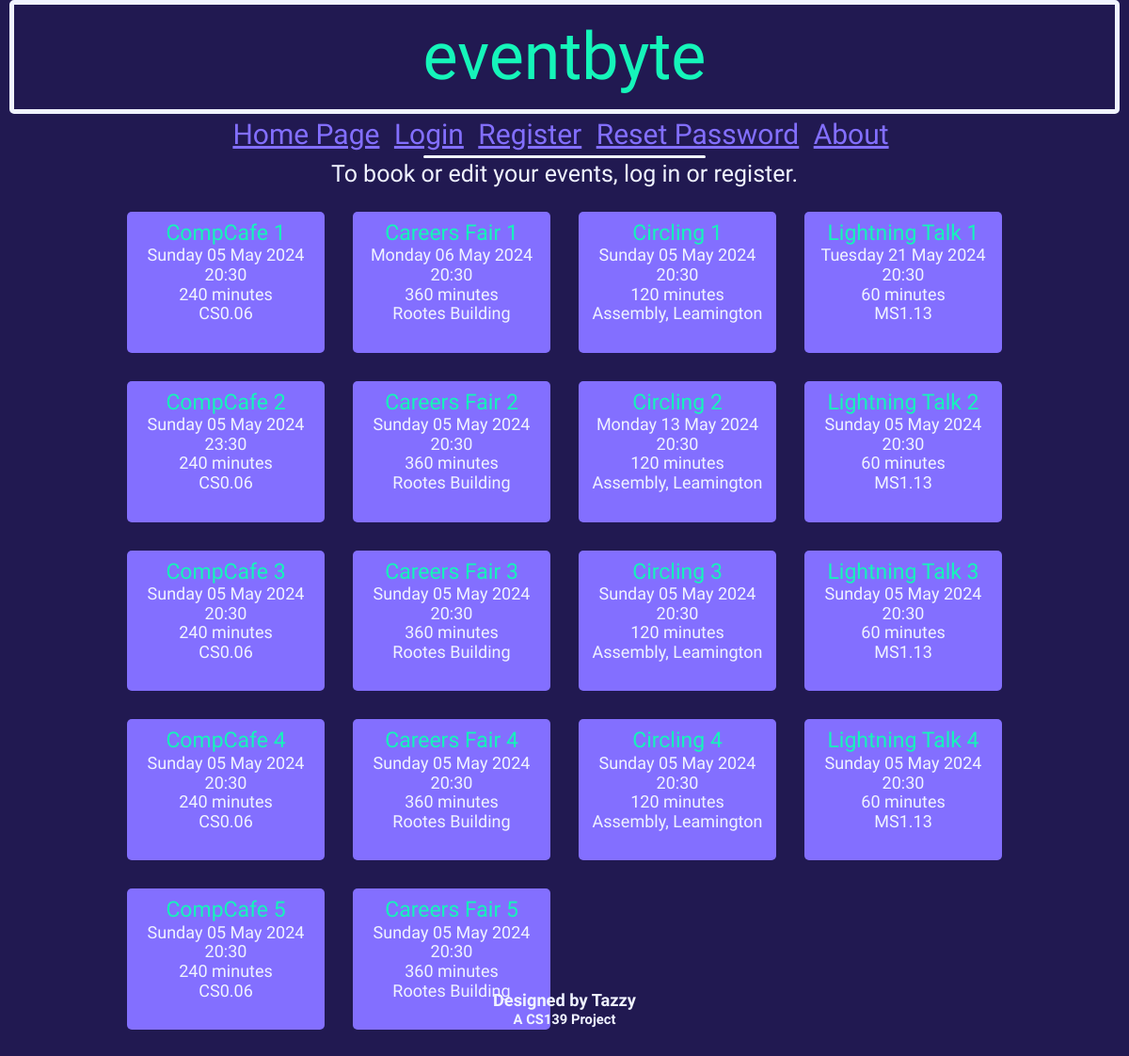
The page /home on the database its author committed.
### db_definition.py (models this page shows, shortened)
class Event(db.Model):
    __tablename__ = "events"
    event_id = db.Column(db.Integer, primary_key = True)
    name = db.Column(db.String(20))
    dateTime = db.Column(db.DateTime)
    duration = db.Column(db.Integer) # Minutes
    capacity = db.Column(db.Integer)
    ticketsSold = db.Column(db.Integer)
    location = db.Column(db.String(50))

### eventbyte.py (the view)
@app.route('/home')
def home():
    updateTickets()
    events=Event.query.all()
    return render_template('home.html', events=events, currTime = datetime.datetime.now())

### eventbyte.py (called while the page is built)
def updateTickets():
    events = Event.query.all()
    for event in events:
        ticketNum = db.session.query(Ticket).where(Ticket.event_id == event.event_id, Ticket.status == "Upcoming").count()
        event.ticketsSold = ticketNum
        if event.ticketsSold >= (0.95 * event.capacity):
            sendEmail(user=User.query.filter_by(userClass="super").first(), event=event, EVENTNEARFULL=True)
        if event.dateTime <= datetime.datetime.now():
            tickets = db.session.query(Ticket).where(Ticket.event_id == event.event_id)
            for ticket in tickets:
                ticket.status = "Completed"
    db.session.commit()

### templates/home.html (shortened to what this page needs)
{% extends 'base.html' %}
{% block heading %}
    {% if current_user.is_authenticated %}
        <div class="title subtitle">
            Welcome, {{ current_user.username }}
        </div>
    {% else %}
        <div class="title" id="mainTitle">
            eventbyte
        </div>
    {% endif %}
{% endblock %}
{% block content %}
    {% with messages = get_flashed_messages() %}
        {% if messages %}
        <div class="loginFlashes">
            {% for message in messages %}
            <p> {{ message }} </p>
            {% endfor %}
        </div>
        {% else %}
            {% if not current_user.is_authenticated %}
                <h3 class="standardContent" style="text-align: center; margin-top: 3px;">To book or edit your events, log in or register.</h3>
            {% else %}
                <br>
            {% endif %}
        {% endif %}
    {% endwith %}
    {% include "eventList.html" %}
    <br><br>
{% endblock %}

### templates/eventList.html (shortened to what this page needs)
<div class="eventsList">
    {% for event in events %}
        {% if event.dateTime > currTime %}
            <div class="event">
                <a href="/viewEvent?eventid={{event.event_id}}" style="text-decoration: none;"><span class="titleRef" style="font-size: 23px;">{{ event.name }}</span></a><br>
                {{ event.dateTime.strftime('%A') }} {{ event.dateTime.strftime('%d') }} {{ event.dateTime.strftime('%b') }} {{ event.dateTime.strftime('%Y') }}<br>
                {{ event.dateTime.strftime('%H') }}:{{ event.dateTime.strftime('%M') }}<br>
                {{ event.duration }} minutes<br>
                {{ event.location }}<br>
                {% if current_user.userClass == "super" %}
                    {{ event.capacity - event.ticketsSold }} seats left<br><br>
                {% elif event.ticketsSold == event.capacity %}
                    <span style="color: red;"><strong>SOLD OUT</strong></span><br>
                {% elif (event.ticketsSold >= (0.95 * event.capacity)) %}
                    <span style="color: red;"><strong>TICKETS LOW</strong></span><br>{{event.capacity - event.ticketsSold}} tickets left.<br>
                {% else %}
                    <br>
                {% endif %}
            </div>
        {% endif %}
    {% endfor %}
</div>

### static/css/retro.css (style rules this page uses)
body { background-color: #211951; }
.title { margin: auto; width: 95%; border: #F0F3FF 5px solid; padding: 15px; font-family: 'Anta', serif; font-size: 70px; color: #15F5BA; border-radius: 5px; text-align: center; position: relative; }
#mainTitle { left: 0px; }
.standardContent { font-family: 'Kanit', sans-serif; font-weight: 400; font-style: normal; color: #F0F3FF; font-size: 25px; margin-left: 30px; margin-right: 30px; }
.titleRef { color: #15F5BA; font-family: 'Anta', serif; }
.eventsList { display: grid; grid-gap: 30px; justify-content: center; grid-template-columns: repeat(4, calc(25% - 30px)); width: 80%; margin: auto; text-align: center; font-family: 'Kanit', sans-serif; font-weight: 400; font-style: normal; font-size: 18px; color: #F0F3FF; }
.event { display:block; margin-left: 1.25%; margin-right: 1.25%; padding: 10px; border-radius: 5px; background-color: #836FFF; margin: 0; }

### rows shown on the page
Event: name "CompCafe 1", dateTime "Sunday", dateTime "05", dateTime "May", dateTime "2024", dateTime "20", dateTime "30", duration "240", location "CS0.06"
Event: name "Careers Fair 1", dateTime "Monday", dateTime "06", dateTime "May", dateTime "2024", dateTime "20", dateTime "30", duration "360", location "Rootes Building"
Event: name "Circling 1", dateTime "Sunday", dateTime "05", dateTime "May", dateTime "2024", dateTime "20", dateTime "30", duration "120", location "Assembly, Leamington"
Event: name "Lightning Talk 1", dateTime "Tuesday", dateTime "21", dateTime "May", dateTime "2024", dateTime "20", dateTime "30", duration "60", location "MS1.13"
Event: name "CompCafe 2", dateTime "Sunday", dateTime "05", dateTime "May", dateTime "2024", dateTime "23", dateTime "30", duration "240", location "CS0.06"
Event: name "Careers Fair 2", dateTime "Sunday", dateTime "05", dateTime "May", dateTime "2024", dateTime "20", dateTime "30", duration "360", location "Rootes Building"
Event: name "Circling 2", dateTime "Monday", dateTime "13", dateTime "May", dateTime "2024", dateTime "20", dateTime "30", duration "120", location "Assembly, Leamington"
Event: name "Lightning Talk 2", dateTime "Sunday", dateTime "05", dateTime "May", dateTime "2024", dateTime "20", dateTime "30", duration "60", location "MS1.13"
Event: name "CompCafe 3", dateTime "Sunday", dateTime "05", dateTime "May", dateTime "2024", dateTime "20", dateTime "30", duration "240", location "CS0.06"
Event: name "Careers Fair 3", dateTime "Sunday", dateTime "05", dateTime "May", dateTime "2024", dateTime "20", dateTime "30", duration "360", location "Rootes Building"
Event: name "Circling 3", dateTime "Sunday", dateTime "05", dateTime "May", dateTime "2024", dateTime "20", dateTime "30", duration "120", location "Assembly, Leamington"
Event: name "Lightning Talk 3", dateTime "Sunday", dateTime "05", dateTime "May", dateTime "2024", dateTime "20", dateTime "30", duration "60", location "MS1.13"
Event: name "CompCafe 4", dateTime "Sunday", dateTime "05", dateTime "May", dateTime "2024", dateTime "20", dateTime "30", duration "240", location "CS0.06"
Event: name "Careers Fair 4", dateTime "Sunday", dateTime "05", dateTime "May", dateTime "2024", dateTime "20", dateTime "30", duration "360", location "Rootes Building"
Event: name "Circling 4", dateTime "Sunday", dateTime "05", dateTime "May", dateTime "2024", dateTime "20", dateTime "30", duration "120", location "Assembly, Leamington"
Event: name "Lightning Talk 4", dateTime "Sunday", dateTime "05", dateTime "May", dateTime "2024", dateTime "20", dateTime "30", duration "60", location "MS1.13"
Event: name "CompCafe 5", dateTime "Sunday", dateTime "05", dateTime "May", dateTime "2024", dateTime "20", dateTime "30", duration "240", location "CS0.06"
Event: name "Careers Fair 5", dateTime "Sunday", dateTime "05", dateTime "May", dateTime "2024", dateTime "20", dateTime "30", duration "360", location "Rootes Building"
